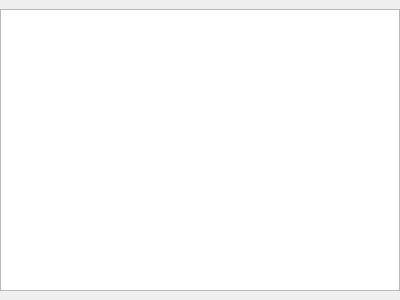
<?xml version="1.0" encoding="UTF-8"?>
<ui version="4.0">
 <class>DlgHelp</class>
 <widget class="QDialog" name="DlgHelp">
  <property name="geometry">
   <rect>
    <x>0</x>
    <y>0</y>
    <width>400</width>
    <height>300</height>
   </rect>
  </property>
  <property name="windowTitle">
   <string>Help</string>
  </property>
  <layout class="QVBoxLayout" name="verticalLayout">
   <property name="leftMargin">
    <number>0</number>
   </property>
   <property name="topMargin">
    <number>9</number>
   </property>
   <property name="rightMargin">
    <number>0</number>
   </property>
   <property name="bottomMargin">
    <number>9</number>
   </property>
   <item>
    <widget class="QTextBrowser" name="textBrowser"/>
   </item>
  </layout>
 </widget>
 <resources/>
 <connections/>
</ui>
